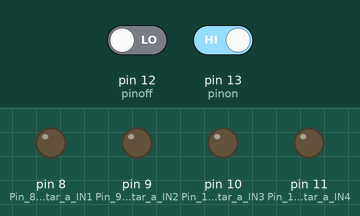
The sketch below on a simulated Arduino Uno, built with avr-gcc and run on an emulated ATmega328P. On the bench: output pins drawn as LEDs (lit = HIGH). The inputs (shaded band) are chosen by the test bench; at power-on: pin 13 (pinon) HIGH, pin 12 (pinoff) LOW.

Above: at 1.2 s.
1.3 s: pin 13 (pinon) driven LOW
At 2.4 s:
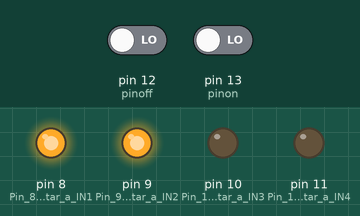
At 3.9 s:
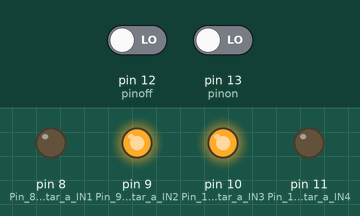
Timing chart, 0 to 22.9 s (numbered marks = the images above; inputs shaded):
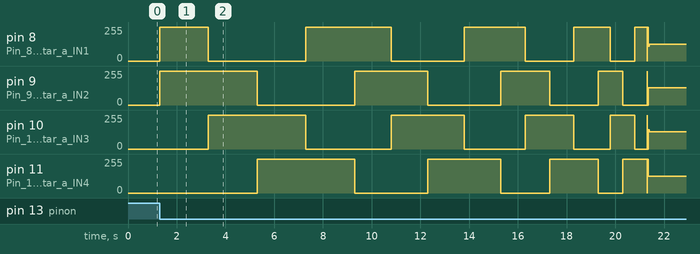

Measured:
- after the input at 1.3 s, pin 8 (Pin_8_conectar_a_IN1): 0/255 → 255/255 at once, → 0/255 2.0 s later, → 255/255 4.0 s later, → 0/255 3.5 s later, … (13 changes in this stretch); pin 9 (Pin_9_conectar_a_IN2): 0/255 → 255/255 at once, → 0/255 4.0 s later, → 255/255 4.0 s later, → 0/255 3.0 s later, … (11 changes in this stretch)

The sketch:

Practica_1_p1.ino
```cpp
int retardo = 5;
int tempo = 2000;

int botonon = HIGH;
int botonoff = HIGH;

int pinon = 13;
int pinoff = 12;

void setup() {
  pinMode(pinon, INPUT);     //pin de boton on
  pinMode(pinoff, INPUT);     //pin de boton off

  pinMode(11, OUTPUT);    // Pin 11 conectar a IN4
  pinMode(10, OUTPUT);    // Pin 10 conectar a IN3
  pinMode(9, OUTPUT);     // Pin 9 conectar a IN2
  pinMode(8, OUTPUT);     // Pin 8 conectar a IN1


}

void loop() {

  botonon = digitalRead(pinon);
  botonoff = digitalRead(pinoff);

  if(botonon == LOW){
    pason();
  }
}

void pason(){
  for(tempo; tempo>=0; tempo-=500){
     digitalWrite(11, LOW);
     digitalWrite(10, LOW);
     digitalWrite(9, HIGH);
     digitalWrite(8, HIGH);
      delay(tempo);

     digitalWrite(11, LOW);
     digitalWrite(10, HIGH);
     digitalWrite(9, HIGH);
     digitalWrite(8, LOW);
      delay(tempo);

     digitalWrite(11, HIGH);
     digitalWrite(10, HIGH);
     digitalWrite(9, LOW);
     digitalWrite(8, LOW);
     delay(tempo);

     digitalWrite(11, HIGH);
     digitalWrite(10, LOW);
     digitalWrite(9, LOW);
     digitalWrite(8, HIGH);
     delay(tempo);
  }
  paso();
}

void paso(){
  do{
     digitalWrite(11, LOW);
     digitalWrite(10, LOW);
     digitalWrite(9, HIGH);
     digitalWrite(8, HIGH);
     delay(5);

     digitalWrite(11, LOW);
     digitalWrite(10, HIGH);
     digitalWrite(9, HIGH);
     digitalWrite(8, LOW);
     delay(5);

     digitalWrite(11, HIGH);
     digitalWrite(10, HIGH);
     digitalWrite(9, LOW);
     digitalWrite(8, LOW);
     delay(5);

     digitalWrite(11, HIGH);
     digitalWrite(10, LOW);
     digitalWrite(9, LOW);
     digitalWrite(8, HIGH);
     delay(5);
  }while(botonoff != LOW);
}

void pasoff(){
  tempo = 0;
  for(tempo; tempo<=2000; tempo+=500){
     digitalWrite(11, LOW);
     digitalWrite(10, LOW);
     digitalWrite(9, HIGH);
     digitalWrite(8, HIGH);
      delay(tempo);

     digitalWrite(11, LOW);
     digitalWrite(10, HIGH);
     digitalWrite(9, HIGH);
     digitalWrite(8, LOW);
      delay(tempo);

     digitalWrite(11, HIGH);
     digitalWrite(10, HIGH);
     digitalWrite(9, LOW);
     digitalWrite(8, LOW);
     delay(tempo);

     digitalWrite(11, HIGH);
     digitalWrite(10, LOW);
     digitalWrite(9, LOW);
     digitalWrite(8, HIGH);
     delay(tempo);
  }
  apagado();
}
void apagado() {
 digitalWrite(11, LOW);
 digitalWrite(10, LOW);
 digitalWrite(9, LOW);
 digitalWrite(8, LOW);
 }
```
